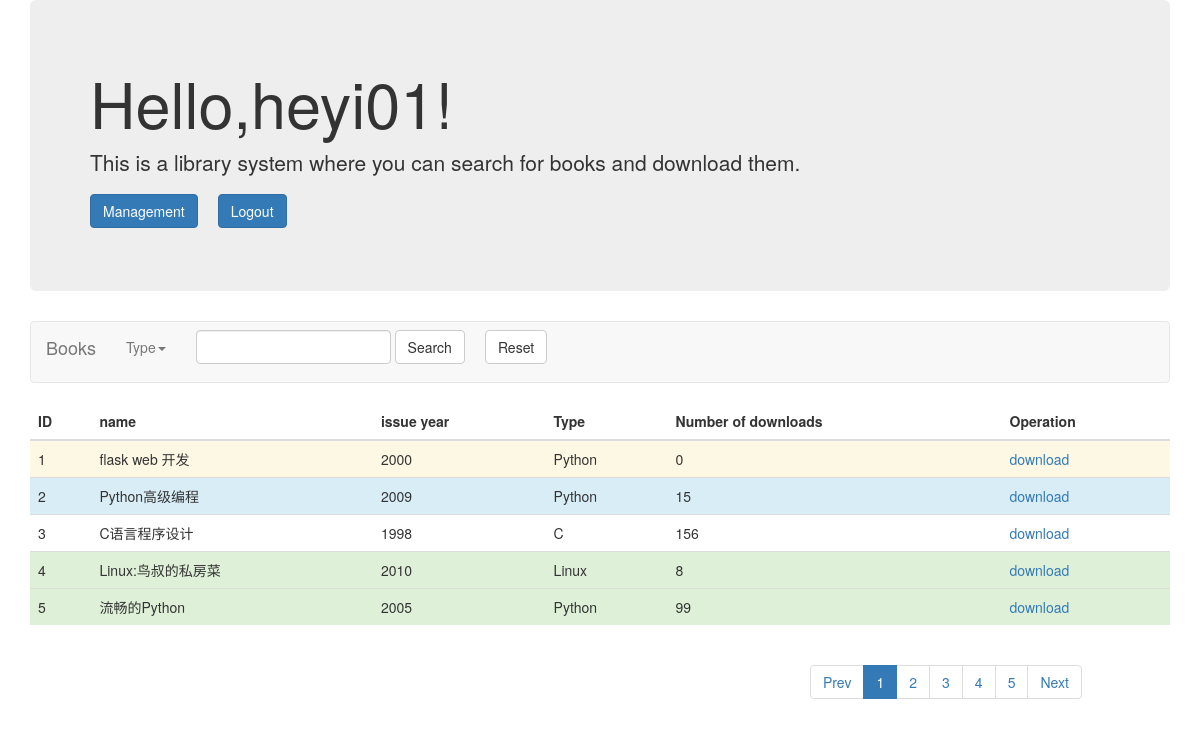
Page /home (signed in) on the earlier database version.
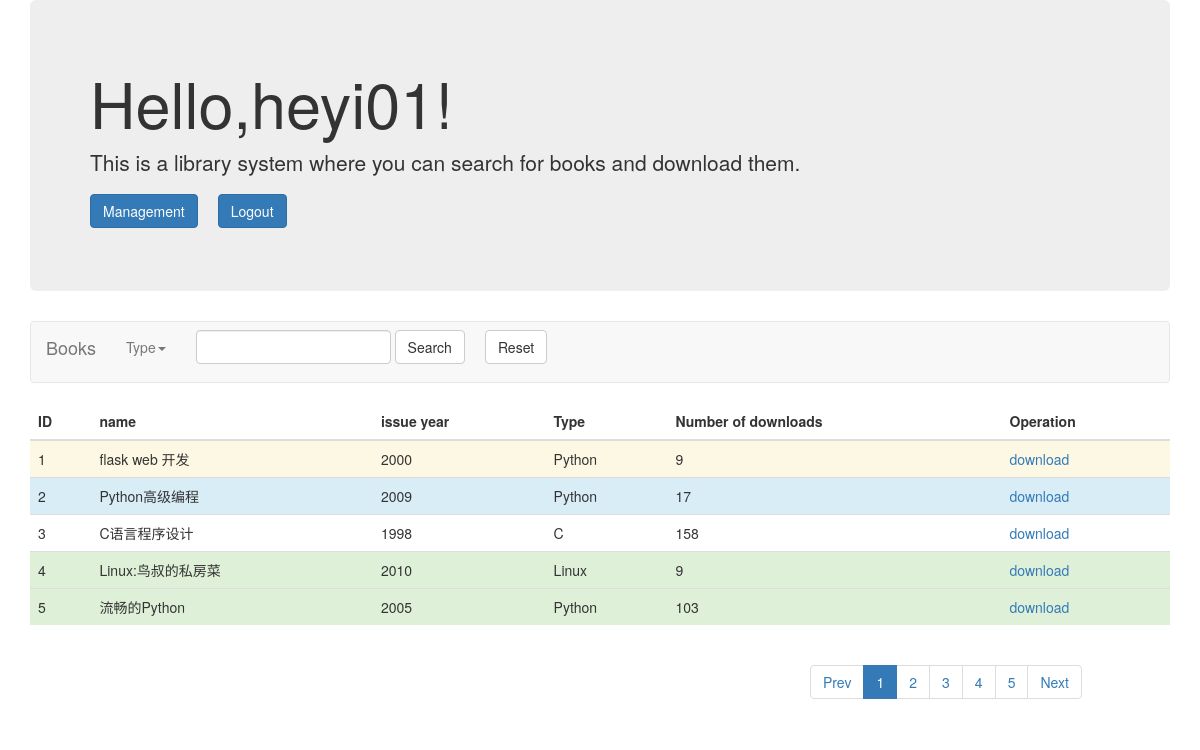
Same page on the later database version.
### models.py (models this page shows, shortened)
class Books(db.Model):
    id = db.Column(db.Integer,primary_key = True)
    book_name = db.Column(db.String(50))
    book_type = db.Column(db.String(50))
    book_introduction = db.Column(db.String(100))
    issue_year = db.Column(db.String(50))
    book_file_name = db.Column(db.String(50))
    add_book_time = db.Column(db.String(50))
    number_of_downloads = db.Column(db.Integer)

### app.py (the view)
@app.route("/home",methods = ['POST','GET'])
@login_required
@routing_permission_check
def home():
    form = SearchIdForms()
    username = session.get('user_id')
    dic1 = {'username':username,'active1':'active','active2':'','active3':'','active4':'','active5':'','current_page_number':1}
    book_info = Books.query.limit(5).all()
    if len(book_info) ==0:
        book_info_list=[]
    else:
        book_info_list = []
        for i in book_info:
            book_info_list.append(i.__dict__)
        for j in book_info_list:
            del j['_sa_instance_state']
            del j['add_book_time']
            del j['book_file_name']
        style_list = ['success','info','warning','error','']
        for dict_data in book_info_list:
            style_value = random.choice(style_list)
            dict_data['style'] = style_value
    return render_template('home.html',form = form,dic1 = dic1,list1 = book_info_list)

### forms.py
class SearchIdForms(FlaskForm):
    book_name= StringField('book_name',validators = [DataRequired()])
    submit = SubmitField('submit')

### decorator.py (called while the page is built)
def login_required(func):
    @wraps(func)
    def inner(*args, **kwargs):
        user_id = session.get('user_id')
        if not user_id:
            return jsonify({'error':'User not logged in'}
                           )
        else:
            g.user_id = user_id
            return func(*args, **kwargs)
    return inner

### templates/home.html (shortened to what this page needs)
<!DOCTYPE html>
<html>
<head>
	<link rel="stylesheet" href="/static/css/bootstrap.min.css">
</head>
<body>
	<div class="container">
		<div class="row clearfix">
			<div class="col-md-12 column">
				<div class="jumbotron">
					<h1>
						Hello,{{ dic1['username'] }}!
					</h1>
					<p>
						This is a library system where you can search for books and download them.
					</p>
					<p>
						 <a class="btn btn-primary btn-large" href="/management/user">Management</a><a style="margin-left: 20px;" class="btn btn-primary btn-large" href="/logout">Logout</a>
					</p>
				</div>
				<nav  class="navbar navbar-default" role="navigation">
					<div class="navbar-header">
						 <a class="navbar-brand" href="#">Books</a>
					</div>
					<div class="collapse navbar-collapse" id="bs-example-navbar-collapse-1">
						<ul class="nav navbar-nav">
							<li class="dropdown">
								 <a href="#" class="dropdown-toggle" data-toggle="dropdown">Type<strong class="caret"></strong></a>
							</li>
						</ul>
						<form class="navbar-form navbar-left" role="search" action="/home/search/1" method="post" >
							<div class="form-group">
								<input type="text" class="form-control" name = "book_name" />
							</div> <button type="submit" class="btn btn-default">Search</button><a style="margin-left: 20px;" type="submit" class="btn btn-default" href="/home" >Reset</a>
						</form>
					</div>
				</nav>
				<table  class="table">
					<thead>
						<tr>
							<th>
								ID
							</th>
							<th>
								name
							</th>
							<th>
								issue year
							</th>
							<th>
								Type
							</th>
							<th>
								Number of downloads
							</th>
							<th>
								Operation
							</th>
						</tr>
					</thead>
					<tbody>
						{% for item in list1 %}
							<tr class="{{ item['style'] }}" >
								<td>
									{{ item['id'] }}
								</td>
								<td>
									{{ item['book_name'] }}
								</td>
								<td>
									{{ item['issue_year'] }}
								</td>
								<td>
									{{ item['book_type'] }}
								</td>
								<td>
									{{ item['number_of_downloads'] }}
								</td>
								<td>
									<a href="/book/download/{{ item['id'] }}">download</a>
								</td>
							</tr>
						{% endfor %}
					</tbody>
				</table>
			</div>
		</div>
		<div class="row clearfix">
			<div class="col-md-2 column">
			</div>
			<div class="col-md-6 column">
			</div>
			<div class="col-md-4 column">
				<ul class="pagination">
					<li class="{{ dic1['active_Prev'] }}">
						{% if dic1['current_page_number'] <=2  %}
							<a href="/home">Prev</a>
						{% else %}
							<a href="/home/page/{{ dic1['current_page_number']-1 }}">Prev</a>
						{% endif %}
				   	</li>
					<li class="{{ dic1['active1'] }}">
						 <a href="/home">1</a>
					</li>
					<li class="{{ dic1['active2'] }}">
						 <a href="/home/page/2">2</a>
					</li>
					<li class="{{ dic1['active3'] }}">
						 <a href="/home/page/3">3</a>
					</li>
					<li class="{{ dic1['active4'] }}">
						 <a href="/home/page/4">4</a>
					</li>
					<li class="{{ dic1['active5'] }}">
						 <a href="/home/page/5">5</a>
					</li>
					<li class="{{ dic1['active_next'] }}">
						 <a href="/home/page/{{ dic1['current_page_number']+1 }}">Next</a>
					</li>
				</ul>
			</div>
		</div>
	</div>
</body>
</html>

Differences in the rows shown:
changed Books "flask web 开发": number_of_downloads "0" → "9"
changed Books "Python高级编程": number_of_downloads "15" → "17"
changed Books "C语言程序设计": number_of_downloads "156" → "158"
changed Books "Linux:鸟叔的私房菜": number_of_downloads "8" → "9"
changed Books "流畅的Python": number_of_downloads "99" → "103"
